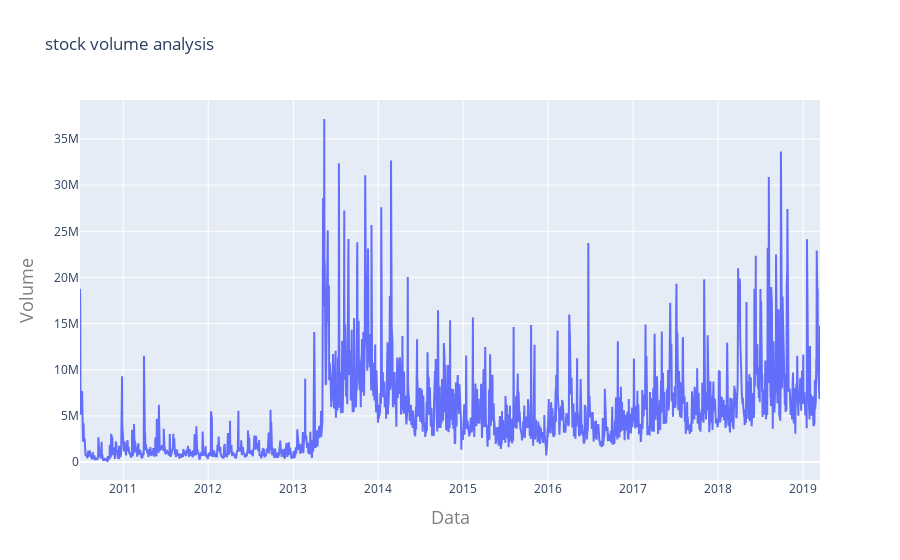

The notebook cell saved with this chart:
### Code cell
iplot(plot)

### Figure 1 — Plotly figure (JSON) as saved in the notebook; plotly's stock layout.template omitted (floating-point values rounded to 4 significant figures; data arrays with more than 128 entries replaced by an {"elided": "..."} marker saying what was removed)
{"data": [{"type": "scatter", "x": {"elided": "2193 str values"}, "y": {"elided": "2193 int values"}}], "layout": {"autosize": true, "title": {"text": "stock volume analysis"}, "xaxis": {"autorange": true, "range": ["2010-06-29", "2019-03-15"], "title": {"font": {"color": "#7f7f7f", "size": 18}, "text": "Data"}, "type": "date"}, "yaxis": {"autorange": true, "range": [-1940000.0, 39220000.0], "title": {"font": {"color": "#7f7f7f", "size": 18}, "text": "Volume"}, "type": "linear"}}}
